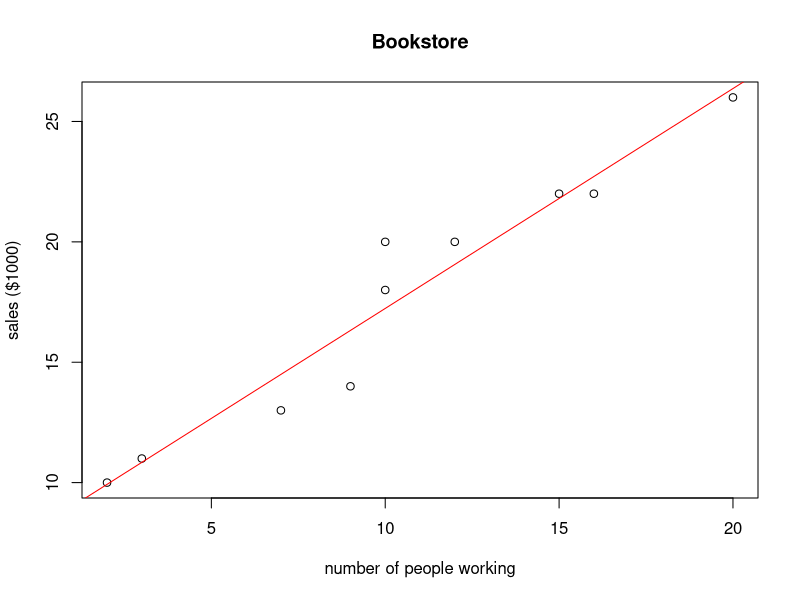
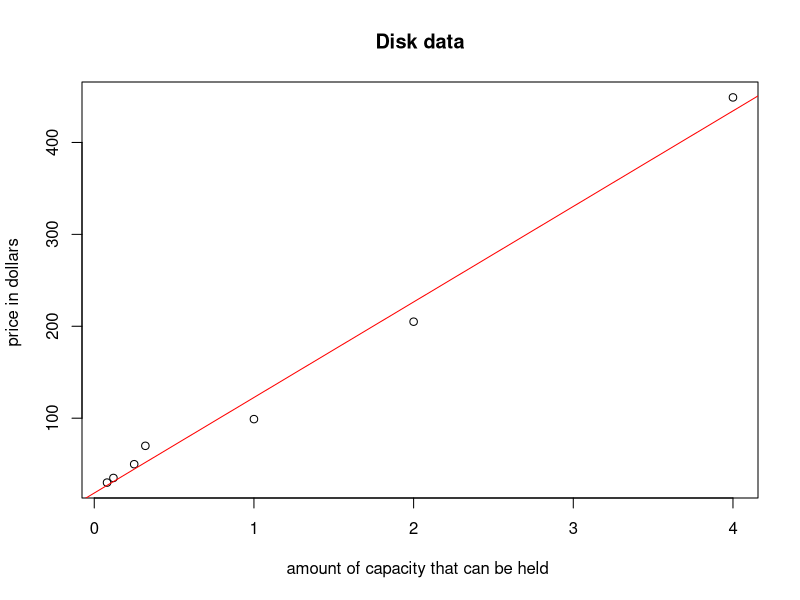

Write the R code that produced these figures, in order.
## Chapter 7: 17-20

##############################
# (17) - Bookstore sales
##############################

sales_data <- read.csv('bookstore.csv')

#(a) - regression equation
# use lm(y ~ x) to find the linear model
regr <- lm(sales_data$sales.in1000. ~ sales_data$number.of.sales)
summary(regr) #outputs all of the coefficients, etc.
plot(sales_data$number.of.sales, sales_data$sales.in1000., #use auto complete here
     xlab="number of people working",
     
     ylab="sales ($1000)",
     main="Bookstore")
abline(regr, col="red")

# y-hat = 8.1006 + 0.9134x
# y-hat is the predicted sales in $1000s
# x in the number of sales people working


# (b) - interpret slope
# for every extra sales person, the predicted increase in sales
# is about $913.40, according to the model

# (c) - interpret y-intercept
# When zero sales people are working, the bookstore makes about
# $8100 in sales.  This might have meaning.  Perhaps the bookstore
# is making sales online as well.

# (d) - prediction for 18 people
# linear function
sales <- function (people) {
  return (8.1006 + 0.9134*people)
}
num_people <- 18
est <- sales(num_people)
sprintf("When %d people are working, the bookstore will pull about $%.1fk.", num_people, est)

# (e) - residual
# equation: e = obs - pred
# e is the residual variable because it stands for "error"

e <- 25 - sales(18)
sprintf("The residule for 18 people is $%.1fk.  This means the model is an underestimate",e)


#####################
#18
#####################

#a Write the regression equation. Define the variables used in your equation. 

# use lm(y ~ x) to find the linear model

Disk_data <- read.csv("Disk_Data.csv")

regr <- lm(Disk_data$Price..in... ~ Disk_data$Capacity..in.TB)
summary(regr)
plot(Disk_data$Capacity..in.TB.,Disk_data$Price..in...,  #use auto complete here
     xlab="amount of capacity that can be held ",
     ylab="price in dollars ",
     main="Disk data")
abline(regr, col="red")


#b########


# (b) - interpret slope
# an increase in the capacity that a disk drive can hold increases the sale price,
# The price goes up by about $104 for every 1 TB 
# is about $913.40, according to the model

# (c) - interpret y-intercept
# When zero sales people are working, the bookstore makes about
# $8100 in sales.  This might have meaning.  Perhaps the bookstore
# is making sales online as well.

